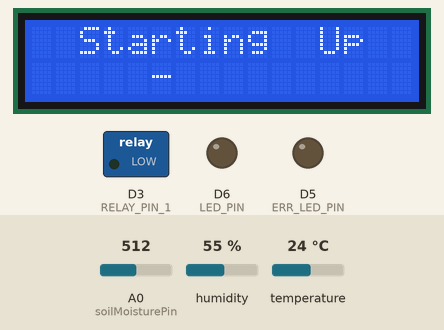
Simulated run of this sketch. Board: ESP8266 (NodeMCU). Parts: 16×2 character LCD, switched loads named in the sketch (green lamp = pin HIGH), output pins drawn as LEDs (lit = HIGH). The inputs (shaded band) are chosen by the test bench; at power-on: A0 (soilMoisturePin) = 512, humidity 55 %, temperature 24 °C. WiFi joins after 1.5 s; servers stay silent unless stated; what the sketch prints to the serial monitor is not drawn.

Above: at 0.1 s.
At 1.1 s:
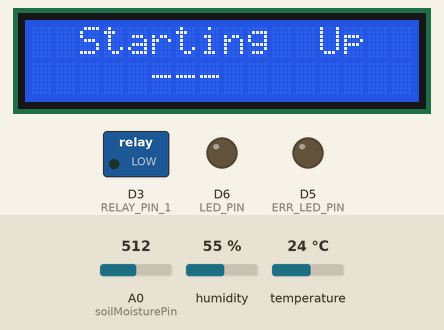
At 2.6 s:
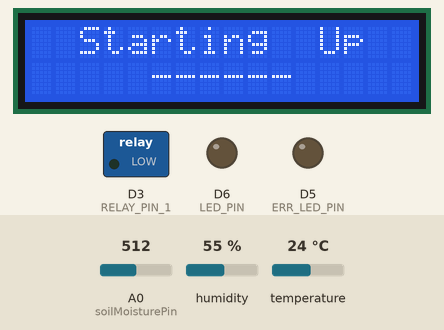
At 18.3 s:
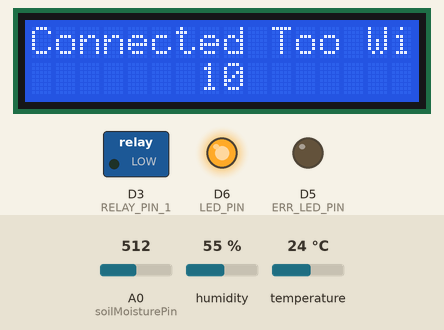
At 20.2 s:
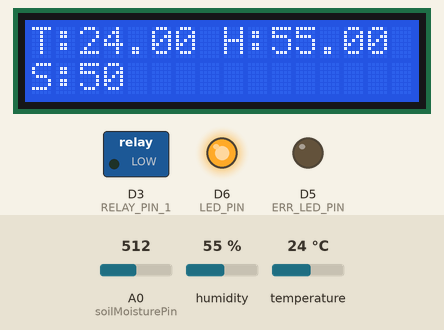

The sketch:

sketch_sep5a.ino
```cpp
/*
    Write your notice here :
*/

/* Physical Pin Connection
RELAY_INPUT :     D3 / Your own pin connection
SOIL_SENSOR :     A0 / Your own pin connection
LCD_I2C_SDA :     D2 / Your own pin connection
LCD_I2C_SCL :     D1 / Your own pin connection
DHT_SENSOR  :     D4 / Your own pin connection
LED         :     D6 / Your own pin connection
*/


/* =================================================================================================================================================== */
#define BLYNK_TEMPLATE_ID ""                      // Change this with your Template ID
#define BLYNK_TEMPLATE_NAME ""                    // Change this with you Template name
#define BLYNK_AUTH_TOKEN ""                       // Change this with you Auth token

#include <Wire.h>                                 // Include Wire library for I2C communication
#include <LiquidCrystal_I2C.h>                    // Include LCD library for I2C communication
#include <ESP8266WiFi.h>                          // Include ESP8266WiFi library
#include <BlynkSimpleEsp8266.h>                   // Include Blynk library for ESP8266
#include <DHT.h>                                  // Include DHT library for DHT11 sensor

// Initialize the LCD display
LiquidCrystal_I2C lcd(0x27, 16, 2);               // Replace with your own type of LCD's I2C address

String newHostname = "";       // Change the hostname with you desire

char auth[] = "";  // Enter your Blynk Auth token
char ssid1[] = "";                             // Enter your primary WIFI SSID
char pass1[] = "";                             // Enter your primary WIFI Password
char ssid2[] = "";            // Fallback WIFI SSID | leave blank if you're not using it
char pass2[] = "";            // Fallback WIFI Password | leave blank if you're not using it

DHT dht(D4, DHT11);                                // Initialize DHT sensor on pin D4 as DHT11 Temperature Sensor
BlynkTimer timer;

// Define component pins
#define RELAY_PIN_1             D3     // Define Relay pin as D3
#define soilMoisturePin         A0     // Define Soil Moisture Sensor pin as A0
#define LED_PIN                 D6     // Define LED pin as D6
#define ERR_LED_PIN             D5     // Define Error LED pin as D5
int relay1State = LOW;

void setup() {
  WiFi.hostname(newHostname.c_str());  // Set ESP8266 hostname

  pinMode(LED_PIN, OUTPUT);             // Set GREEN LED as OUTPUT
  pinMode(ERR_LED_PIN, OUTPUT);         // Set YELLOW LED as OUTPUT
  Wire.begin();                         // Initialize the I2C communication
  Serial.begin(9600);                   // Initialize the Serial Monitor
  lcd.init();                           // Initialize LCD display
  lcd.backlight();                      // Turn on backlight

  pinMode(RELAY_PIN_1, OUTPUT);         // Set Relay pin as OUTPUT

  dht.begin();                          // Initialize DHT sensor
  lcd.setCursor(0, 0);
  lcd.print("  Starting  Up  ");
  for (int a = 5; a <= 10; a++) {
    lcd.setCursor(a, 1);
    lcd.print("-");
    delay(500);
  }
  lcd.clear();

  // Call the function to read soil moisture and update Blynk
  timer.setInterval(70L, soilMoistureSensor);

  // Call the function to read temperature and humidity and update Blynk
  timer.setInterval(100L, DHT11sensor);

  // Connect to Wi-Fi networks
  connectToWiFi();

  // Begin Blynk with authentication and server details
  Blynk.begin(auth, ssid1, pass1, "blynk.cloud", 80);
}

void loop() {
  // Run Blynk operations
  Blynk.run();

  // Run timed functions
  timer.run();
}

void DHT11sensor() {
  float h = dht.readHumidity();
  float t = dht.readTemperature();

  if (isnan(h) || isnan(t)) {
    digitalWrite(ERR_LED_PIN, HIGH);
    delay(500 / 2);
    digitalWrite(ERR_LED_PIN, LOW);
    return;
  }

  Blynk.virtualWrite(V0, t);
  Blynk.virtualWrite(V1, h);

  lcd.setCursor(0, 0);
  lcd.print("T:");
  lcd.print(t);

  lcd.setCursor(8, 0);
  lcd.print("H:");
  lcd.print(h);
}

void soilMoistureSensor() {
  int value = analogRead(soilMoisturePin);
  value = map(value, 0, 1024, 0, 100);
  value = (value - 100) * -1;
  Blynk.virtualWrite(V3, value);
  lcd.setCursor(0, 1);
  lcd.print("S:");
  lcd.print(value);
  lcd.print(" ");
  if (value < 30){
    digitalWrite(RELAY_PIN_1, HIGH);
    digitalWrite(ERR_LED_PIN, HIGH);
  }else{
        digitalWrite(RELAY_PIN_1, LOW);
    digitalWrite(ERR_LED_PIN, LOW);
  }
}

void connectToWiFi() {
  int attempts = 0;

  // First, attempt to connect to the primary WiFi network
  WiFi.begin(ssid1, pass1);
  Serial.print("\nConnecting to " + String(ssid1) + "...");

  for (int i = 1; i <= 10; i++) {
    delay(1000);
    attempts++;
    lcd.setCursor(0, 0);
    lcd.print("Connecting to WiFi");
    lcd.setCursor(7, 1);
    lcd.print(i);
    delay(500);
    Serial.print(".");
  }

  // If not connected to the primary WiFi network, try the fallback network
  if (WiFi.status() != WL_CONNECTED) {
    Serial.println("\nFailed to connect to " + String(ssid1));
    WiFi.begin(ssid2, pass2);
    Serial.print("\nConnecting to " + String(ssid2) + "...");
    attempts = 0;
    for (int i = 1; i <= 10; i++) {
      delay(1000);
      attempts++;
      lcd.setCursor(0, 0);
      lcd.print("Connecting to WiFi");
      lcd.setCursor(7, 1);
      lcd.print(i);
      delay(500);
      Serial.print(".");
    }
  }

  // Display the connection status
  if (WiFi.status() == WL_CONNECTED) {
    if (WiFi.SSID() == ssid1) {
      Serial.println("\nConnected to " + String(ssid1) + " \n");
      digitalWrite(LED_PIN, HIGH);
      lcd.setCursor(0, 0);
      lcd.print("Connected To");
      lcd.setCursor(0, 1);
      lcd.print(ssid1);
      delay(1500);
      lcd.clear();
    } else if (WiFi.SSID() == ssid2) {
      Serial.println("\nConnected to " + String(ssid2) + " \n");
      digitalWrite(LED_PIN, HIGH);
      lcd.setCursor(0, 0);
      lcd.print("Connected To");
      lcd.setCursor(0, 1);
      lcd.print(ssid2);
      delay(1500);
      lcd.clear();
    }
  } else {
    Serial.println("\nFailed to connect to any network\n");
    digitalWrite(ERR_LED_PIN, HIGH);
    lcd.setCursor(0, 0);
    lcd.print("Unable To");
    lcd.setCursor(0, 1);
    lcd.print("Connect to WiFi");
    delay(1500);
    lcd.clear();
  }
}
```

Measured:
- what the display in image 2 shows lasts 0.5 s, from 2.6 s to 3.1 s
- what the display in image 3 shows lasts 1.5 s, from 18.3 s to 19.8 s
